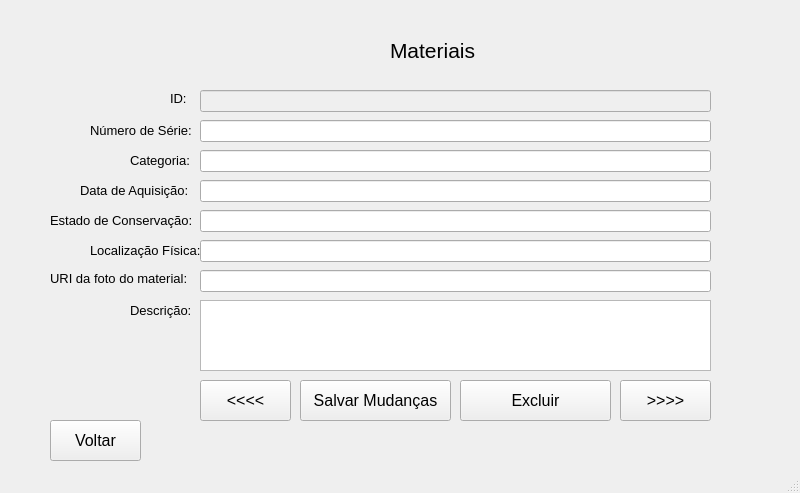
<?xml version="1.0" encoding="UTF-8"?>
<ui version="4.0">
 <class>MainWindow</class>
 <widget class="QMainWindow" name="MainWindow">
  <property name="geometry">
   <rect>
    <x>0</x>
    <y>0</y>
    <width>800</width>
    <height>493</height>
   </rect>
  </property>
  <property name="windowTitle">
   <string>MainWindow</string>
  </property>
  <widget class="QWidget" name="centralwidget">
   <widget class="QLabel" name="Descricao">
    <property name="geometry">
     <rect>
      <x>130</x>
      <y>300</y>
      <width>71</width>
      <height>21</height>
     </rect>
    </property>
    <property name="font">
     <font>
      <pointsize>10</pointsize>
     </font>
    </property>
    <property name="text">
     <string>Descrição:</string>
    </property>
   </widget>
   <widget class="QLineEdit" name="NumeroSerieTxt">
    <property name="enabled">
     <bool>true</bool>
    </property>
    <property name="geometry">
     <rect>
      <x>200</x>
      <y>120</y>
      <width>511</width>
      <height>22</height>
     </rect>
    </property>
   </widget>
   <widget class="QLineEdit" name="LocalizacaoTxt">
    <property name="enabled">
     <bool>true</bool>
    </property>
    <property name="geometry">
     <rect>
      <x>200</x>
      <y>240</y>
      <width>511</width>
      <height>22</height>
     </rect>
    </property>
   </widget>
   <widget class="QLineEdit" name="CategoriaTxt">
    <property name="enabled">
     <bool>true</bool>
    </property>
    <property name="geometry">
     <rect>
      <x>200</x>
      <y>150</y>
      <width>511</width>
      <height>22</height>
     </rect>
    </property>
   </widget>
   <widget class="QLineEdit" name="IDTxt">
    <property name="enabled">
     <bool>false</bool>
    </property>
    <property name="geometry">
     <rect>
      <x>200</x>
      <y>90</y>
      <width>511</width>
      <height>22</height>
     </rect>
    </property>
   </widget>
   <widget class="QLabel" name="Estado_Conservacao">
    <property name="geometry">
     <rect>
      <x>50</x>
      <y>210</y>
      <width>151</width>
      <height>21</height>
     </rect>
    </property>
    <property name="font">
     <font>
      <pointsize>10</pointsize>
     </font>
    </property>
    <property name="text">
     <string>Estado de Conservação:</string>
    </property>
   </widget>
   <widget class="QLabel" name="Localizacao">
    <property name="geometry">
     <rect>
      <x>90</x>
      <y>240</y>
      <width>111</width>
      <height>21</height>
     </rect>
    </property>
    <property name="font">
     <font>
      <pointsize>10</pointsize>
     </font>
    </property>
    <property name="text">
     <string>Localização Física:</string>
    </property>
   </widget>
   <widget class="QTextBrowser" name="DescricaoTxt">
    <property name="enabled">
     <bool>true</bool>
    </property>
    <property name="geometry">
     <rect>
      <x>200</x>
      <y>300</y>
      <width>511</width>
      <height>71</height>
     </rect>
    </property>
    <property name="readOnly">
     <bool>false</bool>
    </property>
    <property name="html">
     <string>&lt;!DOCTYPE HTML PUBLIC &quot;-//W3C//DTD HTML 4.0//EN&quot; &quot;http://www.w3.org/TR/REC-html40/strict.dtd&quot;&gt;
&lt;html&gt;&lt;head&gt;&lt;meta name=&quot;qrichtext&quot; content=&quot;1&quot; /&gt;&lt;style type=&quot;text/css&quot;&gt;
p, li { white-space: pre-wrap; }
&lt;/style&gt;&lt;/head&gt;&lt;body style=&quot; font-family:'MS Shell Dlg 2'; font-size:8.25pt; font-weight:400; font-style:normal;&quot;&gt;
&lt;p style=&quot;-qt-paragraph-type:empty; margin-top:0px; margin-bottom:0px; margin-left:0px; margin-right:0px; -qt-block-indent:0; text-indent:0px; font-family:'Segoe UI'; font-size:9pt;&quot;&gt;&lt;br /&gt;&lt;/p&gt;&lt;/body&gt;&lt;/html&gt;</string>
    </property>
   </widget>
   <widget class="QLabel" name="NumeroSerie">
    <property name="geometry">
     <rect>
      <x>90</x>
      <y>120</y>
      <width>121</width>
      <height>20</height>
     </rect>
    </property>
    <property name="font">
     <font>
      <pointsize>10</pointsize>
     </font>
    </property>
    <property name="text">
     <string>Número de Série:</string>
    </property>
   </widget>
   <widget class="QPushButton" name="BotaoAvanca">
    <property name="geometry">
     <rect>
      <x>620</x>
      <y>380</y>
      <width>91</width>
      <height>41</height>
     </rect>
    </property>
    <property name="font">
     <font>
      <pointsize>12</pointsize>
     </font>
    </property>
    <property name="text">
     <string>&gt;&gt;&gt;&gt;</string>
    </property>
   </widget>
   <widget class="QLabel" name="DataAquisicao">
    <property name="geometry">
     <rect>
      <x>80</x>
      <y>180</y>
      <width>121</width>
      <height>21</height>
     </rect>
    </property>
    <property name="font">
     <font>
      <pointsize>10</pointsize>
     </font>
    </property>
    <property name="text">
     <string>Data de Aquisição:</string>
    </property>
   </widget>
   <widget class="QLineEdit" name="URITxt">
    <property name="enabled">
     <bool>true</bool>
    </property>
    <property name="geometry">
     <rect>
      <x>200</x>
      <y>270</y>
      <width>511</width>
      <height>22</height>
     </rect>
    </property>
   </widget>
   <widget class="QLabel" name="MaterialLabel">
    <property name="geometry">
     <rect>
      <x>390</x>
      <y>30</y>
      <width>101</width>
      <height>41</height>
     </rect>
    </property>
    <property name="font">
     <font>
      <pointsize>16</pointsize>
     </font>
    </property>
    <property name="text">
     <string>Materiais</string>
    </property>
   </widget>
   <widget class="QLabel" name="Categoria">
    <property name="geometry">
     <rect>
      <x>130</x>
      <y>150</y>
      <width>81</width>
      <height>21</height>
     </rect>
    </property>
    <property name="font">
     <font>
      <pointsize>10</pointsize>
     </font>
    </property>
    <property name="text">
     <string>Categoria:</string>
    </property>
   </widget>
   <widget class="QPushButton" name="BotaoVoltar">
    <property name="geometry">
     <rect>
      <x>50</x>
      <y>420</y>
      <width>91</width>
      <height>41</height>
     </rect>
    </property>
    <property name="font">
     <font>
      <pointsize>12</pointsize>
     </font>
    </property>
    <property name="text">
     <string>Voltar</string>
    </property>
   </widget>
   <widget class="QLabel" name="ID">
    <property name="geometry">
     <rect>
      <x>170</x>
      <y>90</y>
      <width>21</width>
      <height>16</height>
     </rect>
    </property>
    <property name="font">
     <font>
      <pointsize>10</pointsize>
     </font>
    </property>
    <property name="text">
     <string>ID:</string>
    </property>
   </widget>
   <widget class="QLineEdit" name="EstadoConservacaoTxt">
    <property name="enabled">
     <bool>true</bool>
    </property>
    <property name="geometry">
     <rect>
      <x>200</x>
      <y>210</y>
      <width>511</width>
      <height>22</height>
     </rect>
    </property>
   </widget>
   <widget class="QPushButton" name="BotaoAnterior">
    <property name="geometry">
     <rect>
      <x>200</x>
      <y>380</y>
      <width>91</width>
      <height>41</height>
     </rect>
    </property>
    <property name="font">
     <font>
      <pointsize>12</pointsize>
     </font>
    </property>
    <property name="text">
     <string>&lt;&lt;&lt;&lt;</string>
    </property>
   </widget>
   <widget class="QLabel" name="URI">
    <property name="geometry">
     <rect>
      <x>50</x>
      <y>270</y>
      <width>141</width>
      <height>16</height>
     </rect>
    </property>
    <property name="font">
     <font>
      <pointsize>10</pointsize>
     </font>
    </property>
    <property name="text">
     <string>URI da foto do material: </string>
    </property>
   </widget>
   <widget class="QPushButton" name="BotaoExcluir">
    <property name="geometry">
     <rect>
      <x>460</x>
      <y>380</y>
      <width>151</width>
      <height>41</height>
     </rect>
    </property>
    <property name="font">
     <font>
      <pointsize>12</pointsize>
     </font>
    </property>
    <property name="text">
     <string>Excluir</string>
    </property>
   </widget>
   <widget class="QPushButton" name="BotaoSalvar">
    <property name="geometry">
     <rect>
      <x>300</x>
      <y>380</y>
      <width>151</width>
      <height>41</height>
     </rect>
    </property>
    <property name="font">
     <font>
      <pointsize>12</pointsize>
     </font>
    </property>
    <property name="text">
     <string>Salvar Mudanças</string>
    </property>
   </widget>
   <widget class="QLineEdit" name="DataTxt">
    <property name="enabled">
     <bool>true</bool>
    </property>
    <property name="geometry">
     <rect>
      <x>200</x>
      <y>180</y>
      <width>511</width>
      <height>22</height>
     </rect>
    </property>
   </widget>
  </widget>
  <widget class="QStatusBar" name="statusbar"/>
 </widget>
 <resources/>
 <connections/>
</ui>
